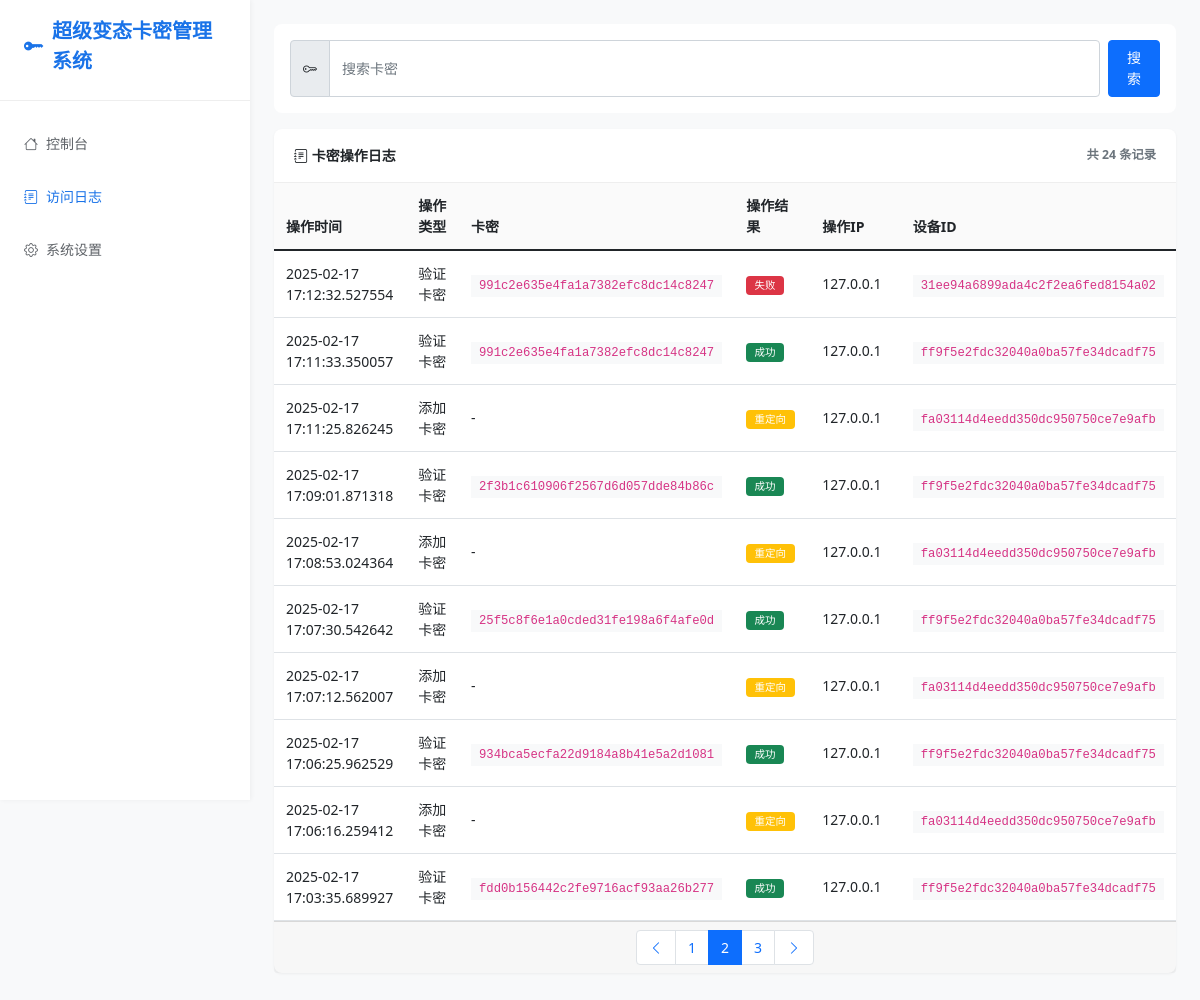
/logs?page=2&card_key=, run on the app's committed database.
### app.py (models this page shows, shortened)
class AccessLog(db.Model):
    id = db.Column(db.Integer, primary_key=True)
    access_time = db.Column(db.DateTime, nullable=False, default=datetime.now)
    ip_address = db.Column(db.String(50), nullable=False)
    device_id = db.Column(db.String(32), nullable=False)
    path = db.Column(db.String(200), nullable=False)
    method = db.Column(db.String(10), nullable=False)
    status_code = db.Column(db.Integer, nullable=False)
    user_agent = db.Column(db.String(200))
    card_key = db.Column(db.String(32))  # 如果涉及卡密操作，记录相关卡密

### app.py (the view)
@app.route('/logs')
def view_logs():
    try:
        page = request.args.get('page', 1, type=int)
        per_page = settings.get('per_page', 10)
        card_key_filter = request.args.get('card_key', '').strip()
        query = AccessLog.query
        if card_key_filter:
            query = query.filter(AccessLog.card_key.like(f'%{card_key_filter}%'))
        query = query.order_by(AccessLog.access_time.desc())
        pagination = query.paginate(page=page, per_page=per_page, error_out=False)
        return render_template('logs.html',
                             logs=pagination.items,
                             pagination=pagination,
                             card_key_filter=card_key_filter,
                             settings=settings.settings)
    except Exception as e:
        error_logger.error(f"访问日志页面出错: {str(e)}", exc_info=True)
        return render_template('logs.html',
                             logs=[],
                             error="获取日志列表失败",
                             settings=settings.settings)

### app.py (called while the page is built, shortened)
@app.before_request
def log_request():
    try:
        card_operations = {
            '/api/verify_card': '验证卡密',
            '/add_card': '添加卡密',
            '/delete_card': '删除卡密',
            '/import_cards': '导入卡密',
            '/export_cards': '导出卡密'
        }
    except Exception as e:
        error_logger.error(f"记录访问日志出错: {str(e)}", exc_info=True)

@app.after_request
def update_log_status(response):
    try:
        if hasattr(g, 'log_id'):
            log = AccessLog.query.get(g.log_id)
            if log:
                log.status_code = response.status_code
                db.session.commit()
    except Exception as e:
        error_logger.error(f"更新日志状态出错: {str(e)}", exc_info=True)
    return response

    def get(self, key, default=None):
        return self.settings.get(key, default)

### templates/logs.html (shortened to what this page needs)
{% extends "base.html" %}
{% block content %}
<div class="toolbar">
    <div class="toolbar-item flex-grow-1">
        <form action="{{ url_for('view_logs') }}" method="GET" class="d-flex gap-2 w-100">
            <div class="input-group">
                <span class="input-group-text"><i class="bi bi-key"></i></span>
                <input type="text" class="form-control" name="card_key" placeholder="搜索卡密" value="{{ card_key_filter }}">
            </div>
            <button type="submit" class="btn btn-primary">搜索</button>
        </form>
    </div>
</div>
<div class="card">
    <div class="card-header d-flex justify-content-between align-items-center">
        <span><i class="bi bi-journal-text"></i> 卡密操作日志</span>
        <small class="text-muted">共 {{ pagination.total if pagination else 0 }} 条记录</small>
    </div>
    <div class="table-responsive">
        <table class="table table-hover">
            <thead>
                <tr>
                    <th style="width: 15%">操作时间</th>
                    <th style="width: 12%">操作类型</th>
                    <th style="width: 25%">卡密</th>
                    <th style="width: 10%">操作结果</th>
                    <th style="width: 13%">操作IP</th>
                    <th style="width: 25%">设备ID</th>
                </tr>
            </thead>
            <tbody>
                {% if logs %}
                    {% for log in logs %}
                    <tr>
                        <td>{{ log.access_time }}</td>
                        <td>
                            {% if log.path == '/api/verify_card' %}
                                验证卡密
                            {% elif log.path == '/add_card' %}
                                添加卡密
                            {% elif log.path == '/delete_card' %}
                                删除卡密
                            {% elif log.path == '/import_cards' %}
                                导入卡密
                            {% elif log.path == '/export_cards' %}
                                导出卡密
                            {% endif %}
                        </td>
                        <td>
                            {% if log.card_key %}
                            <code class="bg-light px-2 py-1">{{ log.card_key }}</code>
                            {% else %}
                            -
                            {% endif %}
                        </td>
                        <td>
                            <span class="badge {% if log.status_code < 300 %}bg-success{% elif log.status_code < 400 %}bg-warning{% else %}bg-danger{% endif %}">
                                {% if log.status_code < 300 %}成功
                                {% elif log.status_code < 400 %}重定向
                                {% else %}失败
                                {% endif %}
                            </span>
                        </td>
                        <td>{{ log.ip_address }}</td>
                        <td>
                            <code class="bg-light px-2 py-1">{{ log.device_id }}</code>
                        </td>
                    </tr>
                    {% endfor %}
                {% endif %}
            </tbody>
        </table>
    </div>
    {% if pagination and pagination.pages > 1 %}
    <div class="card-footer">
        <nav aria-label="Page navigation">
            <ul class="pagination justify-content-center m-0">
                {% if pagination.has_prev %}
                    <li class="page-item">
                        <a class="page-link" href="{{ url_for('view_logs', page=pagination.prev_num, card_key=card_key_filter) }}">
                            <i class="bi bi-chevron-left"></i>
                        </a>
                    </li>
                {% endif %}
                {% for page in pagination.iter_pages() %}
                    {% if page %}
                        <li class="page-item {% if page == pagination.page %}active{% endif %}">
                            <a class="page-link" href="{{ url_for('view_logs', page=page, card_key=card_key_filter) }}">{{ page }}</a>
                        </li>
                    {% else %}
                        <li class="page-item disabled"><span class="page-link">...</span></li>
                    {% endif %}
                {% endfor %}
                {% if pagination.has_next %}
                    <li class="page-item">
                        <a class="page-link" href="{{ url_for('view_logs', page=pagination.next_num, card_key=card_key_filter) }}">
                            <i class="bi bi-chevron-right"></i>
                        </a>
                    </li>
                {% endif %}
            </ul>
        </nav>
    </div>
    {% endif %}
</div>
{% endblock %}

### templates/base.html (style rules this page uses)
:root { --primary-color: #1a73e8; --secondary-color: #5f6368; --success-color: #34a853; --warning-color: #fbbc05; --danger-color: #ea4335; --background-color: #f8f9fa; --sidebar-width: 250px; --header-height: 60px; --card-bg: #fff; }
body { background-color: var(--background-color); font-size: 0.875rem; }
.card { border: none; box-shadow: 0 1px 3px rgba(0,0,0,0.05); margin-bottom: 1rem; border-radius: 0.5rem; }
.card-header { background: none; padding: 1rem 1.25rem; border-bottom: 1px solid #eee; font-weight: 600; }
.form-control, .form-select, .btn { font-size: 0.875rem; padding: 0.4rem 0.75rem; }
.input-group-text { font-size: 0.875rem; padding: 0.4rem 0.75rem; }
.table { font-size: 0.875rem; margin-bottom: 0; }
.table th { font-weight: 600; background: #fafafa; padding: 0.75rem; }
.table td { padding: 0.75rem; vertical-align: middle; }
.badge { padding: 0.4em 0.8em; font-weight: 500; }
.toolbar { background: var(--card-bg); padding: 1rem; border-radius: 0.5rem; margin-bottom: 1rem; display: flex; gap: 1rem; align-items: center; }
.toolbar-item { display: flex; align-items: center; gap: 0.5rem; }

### data on the page
AccessLog: access_time "2025-02-17 17:12:32.527554", path "验证卡密", card_key "991c2e635e4fa1a7382efc8dc14c8247", status_code "失败", ip_address "127.0.0.1", device_id "31ee94a6899ada4c2f2ea6fed8154a02"
AccessLog: access_time "2025-02-17 17:11:33.350057", path "验证卡密", card_key "991c2e635e4fa1a7382efc8dc14c8247", status_code "成功", ip_address "127.0.0.1", device_id "ff9f5e2fdc32040a0ba57fe34dcadf75"
AccessLog: access_time "2025-02-17 17:11:25.826245", path "添加卡密", status_code "重定向", ip_address "127.0.0.1", device_id "fa03114d4eedd350dc950750ce7e9afb"
AccessLog: access_time "2025-02-17 17:09:01.871318", path "验证卡密", card_key "2f3b1c610906f2567d6d057dde84b86c", status_code "成功", ip_address "127.0.0.1", device_id "ff9f5e2fdc32040a0ba57fe34dcadf75"
AccessLog: access_time "2025-02-17 17:08:53.024364", path "添加卡密", status_code "重定向", ip_address "127.0.0.1", device_id "fa03114d4eedd350dc950750ce7e9afb"
AccessLog: access_time "2025-02-17 17:07:30.542642", path "验证卡密", card_key "25f5c8f6e1a0cded31fe198a6f4afe0d", status_code "成功", ip_address "127.0.0.1", device_id "ff9f5e2fdc32040a0ba57fe34dcadf75"
AccessLog: access_time "2025-02-17 17:07:12.562007", path "添加卡密", status_code "重定向", ip_address "127.0.0.1", device_id "fa03114d4eedd350dc950750ce7e9afb"
AccessLog: access_time "2025-02-17 17:06:25.962529", path "验证卡密", card_key "934bca5ecfa22d9184a8b41e5a2d1081", status_code "成功", ip_address "127.0.0.1", device_id "ff9f5e2fdc32040a0ba57fe34dcadf75"
AccessLog: access_time "2025-02-17 17:06:16.259412", path "添加卡密", status_code "重定向", ip_address "127.0.0.1", device_id "fa03114d4eedd350dc950750ce7e9afb"
AccessLog: access_time "2025-02-17 17:03:35.689927", path "验证卡密", card_key "fdd0b156442c2fe9716acf93aa26b277", status_code "成功", ip_address "127.0.0.1", device_id "ff9f5e2fdc32040a0ba57fe34dcadf75"

### other printed values
{{ settings.site_name }} "超级变态卡密管理系统"
{{ pagination.total if pagination else 0 }} "24"
{{ page }} "1" "2" "3"
